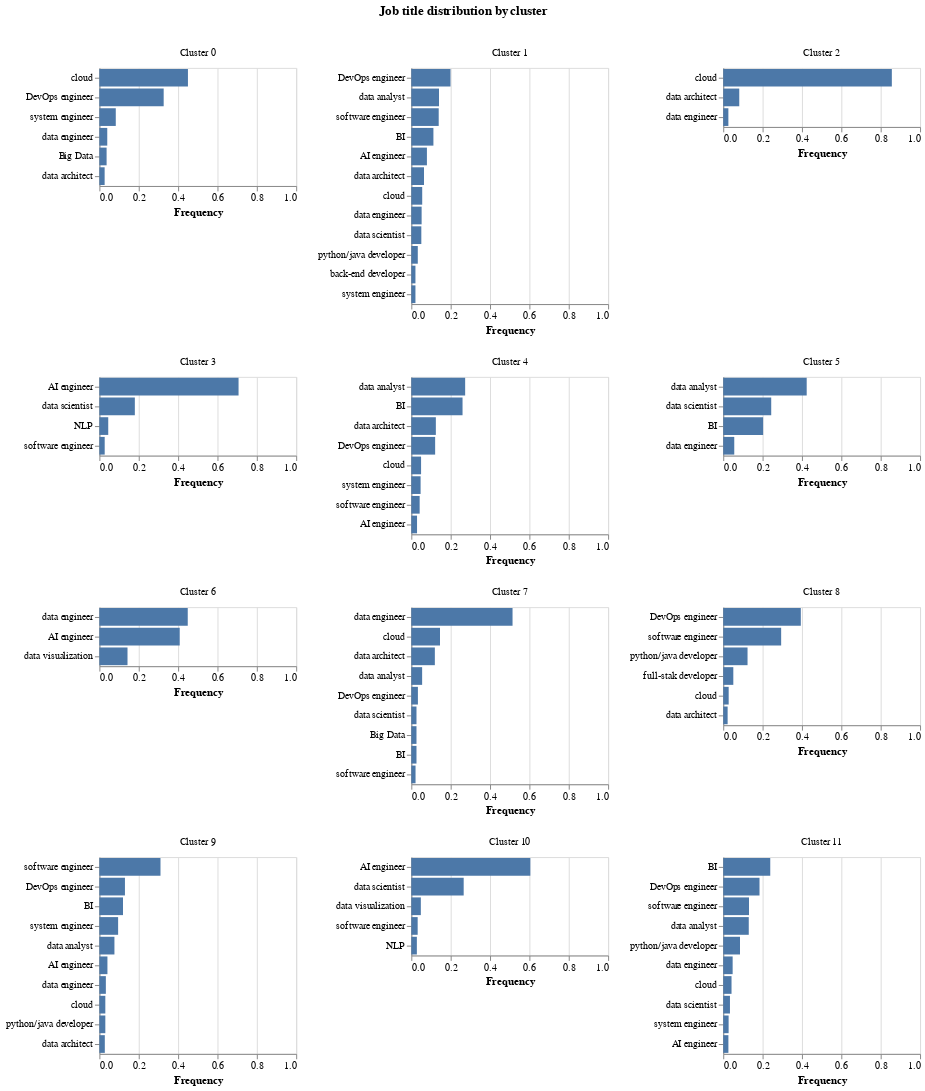

Source (notebook cell):
### Code cell
# Visualizzazione cluster in un'unica immagine

chart = alt.Chart(df_cluster).mark_bar(tooltip=True).encode(
        alt.Y('Job title:N', title=None, axis=alt.Axis(labelAngle=0),
              sort=alt.SortField(field='freq_rel', order='descending')),
        alt.X('freq_rel:Q', title='Frequency', scale=alt.Scale(domain=[0, 1])),
        tooltip=[alt.Tooltip('Job title:N', title='Job title'),
                 alt.Tooltip('freq_rel:Q', title='Percentage', format='.2%')],

        facet=alt.Facet('nr cluster:N', columns=3, align='each', spacing=20, title=None, sort={"field": "label"})

    ).properties(title={'text':'Job title distribution by cluster', 'anchor': 'middle', 'offset': 30},width=200).resolve_scale(
    x='independent', y='independent').configure_legend(disable=True)

chart

### Figure 1 — Vega-Lite specification as saved in the notebook (floating-point values rounded to 4 significant figures)
{"config": {"view": {"continuousWidth": 300, "continuousHeight": 300}, "legend": {"disable": true}}, "data": {"name": "data-68e2f8843d42017a0a4de86bcb662795"}, "mark": {"type": "bar", "tooltip": true}, "encoding": {"facet": {"align": "each", "columns": 3, "field": "nr cluster", "sort": {"field": "label"}, "spacing": 20, "title": null, "type": "nominal"}, "tooltip": [{"field": "Job title", "title": "Job title", "type": "nominal"}, {"field": "freq_rel", "format": ".2%", "title": "Percentage", "type": "quantitative"}], "x": {"field": "freq_rel", "scale": {"domain": [0, 1]}, "title": "Frequency", "type": "quantitative"}, "y": {"axis": {"labelAngle": 0}, "field": "Job title", "sort": {"field": "freq_rel", "order": "descending"}, "title": null, "type": "nominal"}}, "resolve": {"scale": {"x": "independent", "y": "independent"}}, "title": {"text": "Job title distribution by cluster", "anchor": "middle", "offset": 30}, "width": 200, "$schema": "https://vega.github.io/schema/vega-lite/v5.6.1.json", "datasets": {"data-68e2f8843d42017a0a4de86bcb662795": [{"label": 0, "Job title": "Big Data", "freq": 11, "freq_rel": 0.0367, "nr cluster": "Cluster 0"}, {"label": 0, "Job title": "data engineer", "freq": 12, "freq_rel": 0.04, "nr cluster": "Cluster 0"}, {"label": 0, "Job title": "cloud", "freq": 135, "freq_rel": 0.45, "nr cluster": "Cluster 0"}, {"label": 0, "Job title": "DevOps engineer", "freq": 98, "freq_rel": 0.3267, "nr cluster": "Cluster 0"}, {"label": 0, "Job title": "system engineer", "freq": 25, "freq_rel": 0.0833, "nr cluster": "Cluster 0"}, {"label": 0, "Job title": "data architect", "freq": 8, "freq_rel": 0.0267, "nr cluster": "Cluster 0"}, {"label": 1, "Job title": "data analyst", "freq": 94, "freq_rel": 0.1407, "nr cluster": "Cluster 1"}, {"label": 1, "Job title": "BI", "freq": 75, "freq_rel": 0.1123, "nr cluster": "Cluster 1"}, {"label": 1, "Job title": "data scientist", "freq": 34, "freq_rel": 0.0509, "nr cluster": "Cluster 1"}, {"label": 1, "Job title": "data engineer", "freq": 35, "freq_rel": 0.0524, "nr cluster": "Cluster 1"}, {"label": 1, "Job title": "DevOps engineer", "freq": 133, "freq_rel": 0.1991, "nr cluster": "Cluster 1"}, {"label": 1, "Job title": "software engineer", "freq": 93, "freq_rel": 0.1392, "nr cluster": "Cluster 1"}, {"label": 1, "Job title": "back-end developer", "freq": 14, "freq_rel": 0.021, "nr cluster": "Cluster 1"}, {"label": 1, "Job title": "AI engineer", "freq": 53, "freq_rel": 0.0793, "nr cluster": "Cluster 1"}, {"label": 1, "Job title": "data architect", "freq": 43, "freq_rel": 0.0644, "nr cluster": "Cluster 1"}, {"label": 1, "Job title": "cloud", "freq": 37, "freq_rel": 0.0554, "nr cluster": "Cluster 1"}, {"label": 1, "Job title": "system engineer", "freq": 14, "freq_rel": 0.021, "nr cluster": "Cluster 1"}, {"label": 1, "Job title": "python/java developer", "freq": 22, "freq_rel": 0.0329, "nr cluster": "Cluster 1"}, {"label": 2, "Job title": "cloud", "freq": 263, "freq_rel": 0.8567, "nr cluster": "Cluster 2"}, {"label": 2, "Job title": "data architect", "freq": 25, "freq_rel": 0.0814, "nr cluster": "Cluster 2"}, {"label": 2, "Job title": "data engineer", "freq": 8, "freq_rel": 0.0261, "nr cluster": "Cluster 2"}, {"label": 3, "Job title": "AI engineer", "freq": 157, "freq_rel": 0.7072, "nr cluster": "Cluster 3"}, {"label": 3, "Job title": "data scientist", "freq": 40, "freq_rel": 0.1802, "nr cluster": "Cluster 3"}, {"label": 3, "Job title": "software engineer", "freq": 6, "freq_rel": 0.027, "nr cluster": "Cluster 3"}, {"label": 3, "Job title": "NLP", "freq": 10, "freq_rel": 0.045, "nr cluster": "Cluster 3"}, {"label": 4, "Job title": "data analyst", "freq": 226, "freq_rel": 0.2736, "nr cluster": "Cluster 4"}, {"label": 4, "Job title": "BI", "freq": 215, "freq_rel": 0.2603, "nr cluster": "Cluster 4"}, {"label": 4, "Job title": "cloud", "freq": 41, "freq_rel": 0.0496, "nr cluster": "Cluster 4"}, {"label": 4, "Job title": "AI engineer", "freq": 24, "freq_rel": 0.0291, "nr cluster": "Cluster 4"}, {"label": 4, "Job title": "DevOps engineer", "freq": 100, "freq_rel": 0.1211, "nr cluster": "Cluster 4"}, {"label": 4, "Job title": "data architect", "freq": 103, "freq_rel": 0.1247, "nr cluster": "Cluster 4"}, {"label": 4, "Job title": "system engineer", "freq": 39, "freq_rel": 0.0472, "nr cluster": "Cluster 4"}, {"label": 4, "Job title": "software engineer", "freq": 35, "freq_rel": 0.0424, "nr cluster": "Cluster 4"}, {"label": 5, "Job title": "data analyst", "freq": 341, "freq_rel": 0.4241, "nr cluster": "Cluster 5"}, {"label": 5, "Job title": "BI", "freq": 163, "freq_rel": 0.2027, "nr cluster": "Cluster 5"}, {"label": 5, "Job title": "data scientist", "freq": 196, "freq_rel": 0.2438, "nr cluster": "Cluster 5"}, {"label": 5, "Job title": "data engineer", "freq": 45, "freq_rel": 0.056, "nr cluster": "Cluster 5"}, {"label": 6, "Job title": "data engineer", "freq": 22, "freq_rel": 0.449, "nr cluster": "Cluster 6"}, {"label": 6, "Job title": "AI engineer", "freq": 20, "freq_rel": 0.4082, "nr cluster": "Cluster 6"}, {"label": 6, "Job title": "data visualization", "freq": 7, "freq_rel": 0.1429, "nr cluster": "Cluster 6"}, {"label": 7, "Job title": "data analyst", "freq": 23, "freq_rel": 0.055, "nr cluster": "Cluster 7"}, {"label": 7, "Job title": "data scientist", "freq": 11, "freq_rel": 0.0263, "nr cluster": "Cluster 7"}, {"label": 7, "Job title": "cloud", "freq": 61, "freq_rel": 0.1459, "nr cluster": "Cluster 7"}, {"label": 7, "Job title": "data engineer", "freq": 215, "freq_rel": 0.5144, "nr cluster": "Cluster 7"}, {"label": 7, "Job title": "Big Data", "freq": 11, "freq_rel": 0.0263, "nr cluster": "Cluster 7"}, {"label": 7, "Job title": "data architect", "freq": 50, "freq_rel": 0.1196, "nr cluster": "Cluster 7"}, {"label": 7, "Job title": "BI", "freq": 11, "freq_rel": 0.0263, "nr cluster": "Cluster 7"}, {"label": 7, "Job title": "software engineer", "freq": 9, "freq_rel": 0.0215, "nr cluster": "Cluster 7"}, {"label": 7, "Job title": "DevOps engineer", "freq": 14, "freq_rel": 0.0335, "nr cluster": "Cluster 7"}, {"label": 8, "Job title": "DevOps engineer", "freq": 300, "freq_rel": 0.3942, "nr cluster": "Cluster 8"}, {"label": 8, "Job title": "software engineer", "freq": 224, "freq_rel": 0.2943, "nr cluster": "Cluster 8"}, {"label": 8, "Job title": "python/java developer", "freq": 94, "freq_rel": 0.1235, "nr cluster": "Cluster 8"}, {"label": 8, "Job title": "cloud", "freq": 21, "freq_rel": 0.0276, "nr cluster": "Cluster 8"}, {"label": 8, "Job title": "full-stak developer", "freq": 39, "freq_rel": 0.0512, "nr cluster": "Cluster 8"}, {"label": 8, "Job title": "data architect", "freq": 17, "freq_rel": 0.0223, "nr cluster": "Cluster 8"}, {"label": 9, "Job title": "data analyst", "freq": 86, "freq_rel": 0.0765, "nr cluster": "Cluster 9"}, {"label": 9, "Job title": "data engineer", "freq": 37, "freq_rel": 0.0329, "nr cluster": "Cluster 9"}, {"label": 9, "Job title": "cloud", "freq": 34, "freq_rel": 0.0302, "nr cluster": "Cluster 9"}, {"label": 9, "Job title": "DevOps engineer", "freq": 146, "freq_rel": 0.1299, "nr cluster": "Cluster 9"}, {"label": 9, "Job title": "system engineer", "freq": 107, "freq_rel": 0.0952, "nr cluster": "Cluster 9"}, {"label": 9, "Job title": "AI engineer", "freq": 46, "freq_rel": 0.0409, "nr cluster": "Cluster 9"}, {"label": 9, "Job title": "software engineer", "freq": 349, "freq_rel": 0.3105, "nr cluster": "Cluster 9"}, {"label": 9, "Job title": "BI", "freq": 135, "freq_rel": 0.1201, "nr cluster": "Cluster 9"}, {"label": 9, "Job title": "python/java developer", "freq": 34, "freq_rel": 0.0302, "nr cluster": "Cluster 9"}, {"label": 9, "Job title": "data architect", "freq": 31, "freq_rel": 0.0276, "nr cluster": "Cluster 9"}, {"label": 10, "Job title": "data scientist", "freq": 66, "freq_rel": 0.2661, "nr cluster": "Cluster 10"}, {"label": 10, "Job title": "AI engineer", "freq": 150, "freq_rel": 0.6048, "nr cluster": "Cluster 10"}, {"label": 10, "Job title": "data visualization", "freq": 12, "freq_rel": 0.0484, "nr cluster": "Cluster 10"}, {"label": 10, "Job title": "software engineer", "freq": 8, "freq_rel": 0.0323, "nr cluster": "Cluster 10"}, {"label": 10, "Job title": "NLP", "freq": 7, "freq_rel": 0.0282, "nr cluster": "Cluster 10"}, {"label": 11, "Job title": "data analyst", "freq": 114, "freq_rel": 0.1297, "nr cluster": "Cluster 11"}, {"label": 11, "Job title": "data scientist", "freq": 30, "freq_rel": 0.0341, "nr cluster": "Cluster 11"}, {"label": 11, "Job title": "data engineer", "freq": 42, "freq_rel": 0.0478, "nr cluster": "Cluster 11"}, {"label": 11, "Job title": "BI", "freq": 210, "freq_rel": 0.2389, "nr cluster": "Cluster 11"}, {"label": 11, "Job title": "AI engineer", "freq": 23, "freq_rel": 0.0262, "nr cluster": "Cluster 11"}, {"label": 11, "Job title": "python/java developer", "freq": 75, "freq_rel": 0.0853, "nr cluster": "Cluster 11"}, {"label": 11, "Job title": "DevOps engineer", "freq": 162, "freq_rel": 0.1843, "nr cluster": "Cluster 11"}, {"label": 11, "Job title": "software engineer", "freq": 115, "freq_rel": 0.1308, "nr cluster": "Cluster 11"}, {"label": 11, "Job title": "system engineer", "freq": 24, "freq_rel": 0.0273, "nr cluster": "Cluster 11"}, {"label": 11, "Job title": "cloud", "freq": 37, "freq_rel": 0.0421, "nr cluster": "Cluster 11"}]}}
